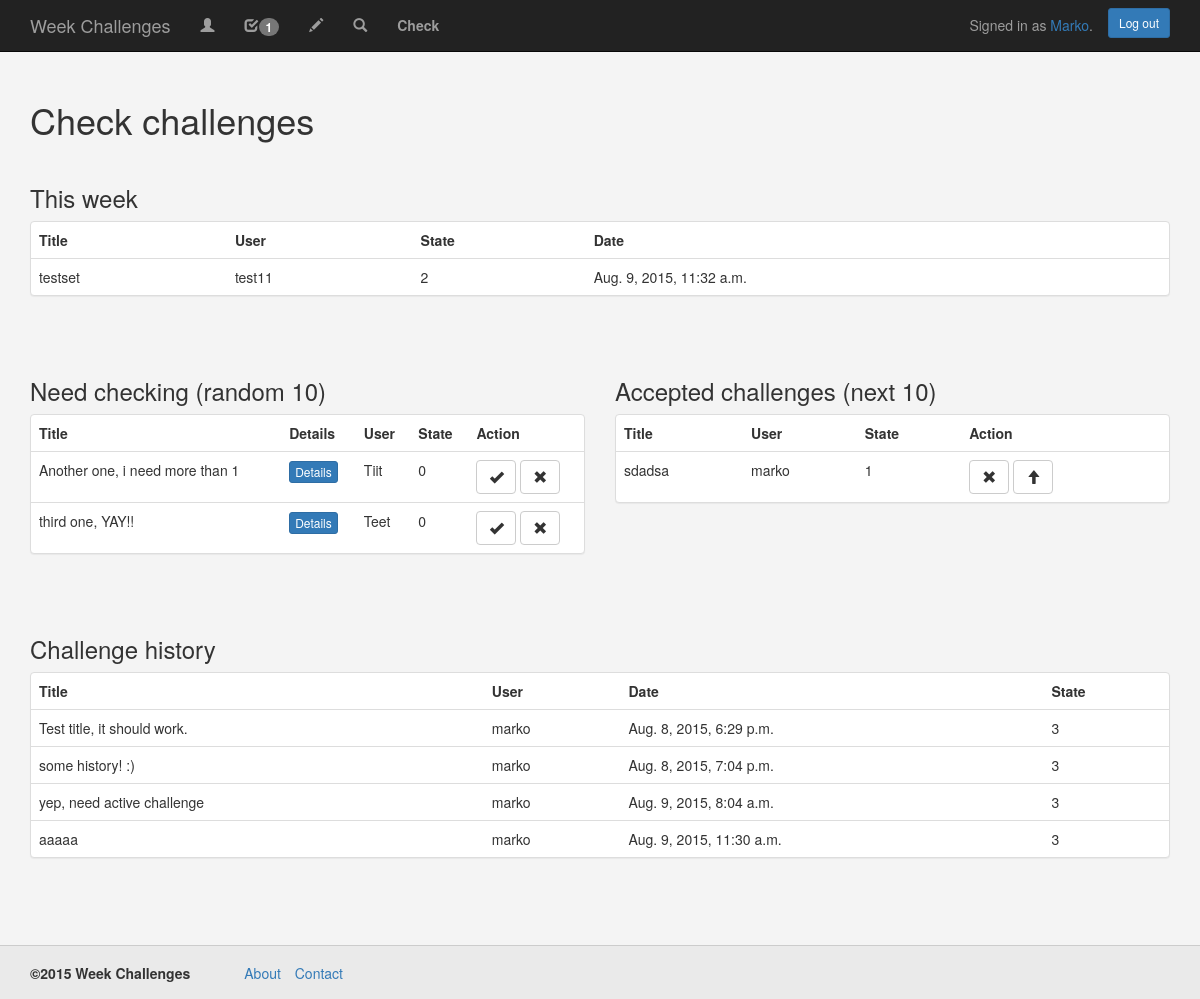
The app's page /check/ (signed in) with its own data.
### WeekChallenge/models.py (models this page shows)
class Challenge(models.Model):
    title = models.CharField(max_length=150)
    description = models.CharField(max_length=5000)
    user_id = models.IntegerField(default=0)
    username = models.CharField(max_length=75)
    state = models.IntegerField(default=0)
    accept_count = models.IntegerField(default=0)
    date = models.DateTimeField('date added')
    def __str__(self):
        return self.title

### WeekChallenge/views.py (the view)
# urls.py: url(r'^check/', views.check_challenges, name='check_challenges'),
def check_challenges(request):
    if request.user.is_authenticated():
        if request.user.is_staff:
            notification_count(request)
            challenge_list = Challenge.objects.filter(state=0)[:10]
            accepted_list = Challenge.objects.filter(state=1)[:10]
            this_week = Challenge.objects.filter(state=2)
            history_list = Challenge.objects.filter(state=3)
            context = {'challenge_list': challenge_list,
                       'accepted_list': accepted_list,
                       'history_list': history_list,
                       'this_week': this_week,
                       'notifications_count': notifications_count
                       }
            return render(request, 'WeekChallenge/check.html', context)
        else:
            return HttpResponseRedirect("/")
    else:
        return HttpResponseRedirect("/")

### WeekChallenge/views.py (called while the page is built)
def notification_count(request):
    if request.user.is_authenticated():
        all_notifications = Notification.objects.filter(user_id=request.user.id, new=True)
        all_friend_requests = FriendRequest.objects.filter(user_to=request.user.id, state=0)
        all_messages = Message.objects.filter(user_to=request.user.id, new=True)
        global notifications_count
        notifications_count = 0
        for n in all_notifications:
            notifications_count += 1
        for n in all_friend_requests:
            notifications_count += 1
        for n in all_messages:
            notifications_count += 1
        return notifications_count

### WeekChallenge/templates/WeekChallenge/check.html (shortened to what this page needs)
<!DOCTYPE HTML>
<html>
<head>
    {% load staticfiles %}
    <link rel="stylesheet" type="text/css" href="{% static 'WeekChallenge/bootstrap/css/bootstrap.min.css' %}">
    <link rel="stylesheet" type="text/css" href="{% static 'WeekChallenge/css/style.css' %}">
</head>
<body>
    {% include "WeekChallenge/base/navigation_bar.html" %}
    <div class="wrap">
        <div class="container">
            <h1>Check challenges</h1>
            <div class="row">
                <div class="col-md-12">
                <h3>This week</h3>
                    <div class="panel panel-default">
                        <table class="table">
                            <tr><td><b>Title</b></td><td><b>User</b></td><td><b>State</b></td><td><b>Date</b></td></tr>
                            {% for this in this_week %}
                                <tr>
                                    <td>{{ this }}</td>
                                    <td>{{ this.username }}</td>
                                    <td>{{ this.state }}</td>
                                    <td>{{ this.date }}</td>
                                </tr>
                            {% endfor %}
                        </table>
                    </div>
                </div>
            </div>
            <div class="row">
                <div class="col-md-6">
                    <h3>Need checking (random 10)</h3>
                    <div class="panel panel-default">
                        <table class="table">
                            <tr><td><b>Title</b></td><td><b>Details</b></td><td><b>User</b></td><td><b>State</b></td><td><b>Action</b></td></tr>
                            {% for challenge in challenge_list %}
                                <tr>
                                    <td>{{ challenge }}</td>
                                    <td>
                                        <button type="button" class="btn btn-primary btn-xs" data-toggle="modal"
                                                data-target="#editModal"
                                                data-tiitel="{{ challenge }}"
                                                data-desc="{{ challenge.description }}"
                                                data-username="{{ challenge.username }}"
                                                data-state="{{ challenge.state }}"
                                                data-date="{{ challenge.date }}"
                                                >Details</button>
                                    </td>
                                    <td>{{ challenge.username }}</td>
                                    <td>{{ challenge.state }}</td>
                                    <td>
                                        <a href="/accept_challenge/{{ challenge.id }}">
                                            <button class="btn btn-default">
                                                <span class="glyphicon glyphicon-ok"></span>
                                            </button>
                                        </a>
                                        <a href="/decline_challenge/{{ challenge.id }}">
                                            <button class="btn btn-default">
                                                <span class="glyphicon glyphicon-remove"></span>
                                            </button>
                                        </a>
                                    </td>
                                </tr>
                            {% endfor %}
                        </table>
                    </div>
                </div>
                <div class="col-md-6">
                    <h3>Accepted challenges (next 10)</h3>
                    <div class="panel panel-default">
                        <table class="table">
                            <tr><td><b>Title</b></td><td><b>User</b></td><td><b>State</b></td><td><b>Action</b></td></tr>
                            {% for accepted in accepted_list %}
                                <tr>
                                    <td>{{ accepted }}</td>
                                    <td>{{ accepted.username }}</td>
                                    <td>{{ accepted.state }}</td>
                                    <td>
                                        <a href="/decline_challenge/{{ accepted.id }}">
                                            <button class="btn btn-default">
                                                <span class="glyphicon glyphicon-remove"></span>
                                            </button>
                                        </a>
                                        <a href="/up_challenge/{{ accepted.id }}">
                                            <button class="btn btn-default">
                                                <span class="glyphicon glyphicon-arrow-up"></span>
                                            </button>
                                        </a>
                                    </td>
                                </tr>
                            {% endfor %}
                        </table>
                    </div>
                </div>
            </div>
            <div class="row">
                <div class="col-md-12">
                    <h3>Challenge history</h3>
                    <div class="panel panel-default">
                        <table class="table">
                            <tr><td><b>Title</b></td><td><b>User</b></td><td><b>Date</b></td><td><b>State</b></td></tr>
                            {% for history in history_list %}
                                <tr>
                                    <td>{{ history }}</td>
                                    <td>{{ history.username }}</td>
                                    <td>{{ history.date }}</td>
                                    <td>{{ history.state }}</td>
                                </tr>
                            {% endfor %}
                        </table>
                    </div>
                </div>
            </div>
        </div>
    </div>
    {% include "WeekChallenge/base/foot.html" %}
</body>
</html>

### WeekChallenge/templates/WeekChallenge/base/navigation_bar.html (shortened to what this page needs)
<nav class="navbar navbar-inverse navbar-fixed-top">
    <div class="container">
        <div class="navbar-header">
            <a class="navbar-brand" href="/">Week Challenges</a>
        </div>
        <div id="navbar" class="navbar-collapse collapse">
            <ul class="nav navbar-nav">
                {% if user.is_authenticated %}
                    <li><a href="/profile/{{ user.username }}"><span class="glyphicon glyphicon-user" aria-hidden="true"></span></a></li>
                    <li><a href="/notifications"><span class="glyphicon glyphicon-check" aria-hidden="true"></span><span class="badge">{{ notifications_count }}</span></a></li>
                    <li><a href="/add"><span class="glyphicon glyphicon-pencil" aria-hidden="true"></span></a></li>
                    <li><a href="/search"><span class="glyphicon glyphicon-search" aria-hidden="true"></span></a></li>
                    {% if user.is_staff %}
                        <li><a href="/check"><b>Check</b></a></li>
                    {% endif %}
                {% endif %}
            </ul>
              {% if user.is_authenticated %}
                  <div class="navbar-form navbar-right">
                    <a href="/log_out" class="btn btn-primary btn-sm">Log out</a>
                  </div>
                  <p class="navbar-text navbar-right">
                    Signed in as <a href="/profile/{{ user.username }}">{{ user.username }}</a>.
                  </p>
              {% else %}
                  <div class="navbar-form navbar-right">
                    <a href="/log_in" class="btn btn-success">Sign in</a>
                    <a href="/register" class="btn btn-primary">Register</a>
                  </div>
              {% endif %}
        </div>
    </div>
</nav>

### WeekChallenge/static/WeekChallenge/css/style.css (style rules this page uses)
html { position: relative; min-height: 100%; }
body { background-color: #f4f4f4; margin-bottom: 94px; }
[class*="col-"] { padding-top: 15px; padding-bottom: 15px; margin-bottom: 1%; }
.wrap { margin-top: 80px; }

### records on screen
Challenge: title "testset", username "test11", state "2", date "Aug. 9, 2015, 11:32 a.m."
Challenge: title "Another one, i need more than 1", username "Tiit", state "0"
Challenge: title "third one, YAY!!", username "Teet", state "0"
Challenge: title "sdadsa", username "marko", state "1"
Challenge: title "Test title, it should work.", username "marko", date "Aug. 8, 2015, 6:29 p.m.", state "3"
Challenge: title "some history! :)", username "marko", date "Aug. 8, 2015, 7:04 p.m.", state "3"
Challenge: title "yep, need active challenge", username "marko", date "Aug. 9, 2015, 8:04 a.m.", state "3"
Challenge: title "aaaaa", username "marko", date "Aug. 9, 2015, 11:30 a.m.", state "3"

### other values on screen
{{ notifications_count }} "1"
{{ user.username }} "Marko"
